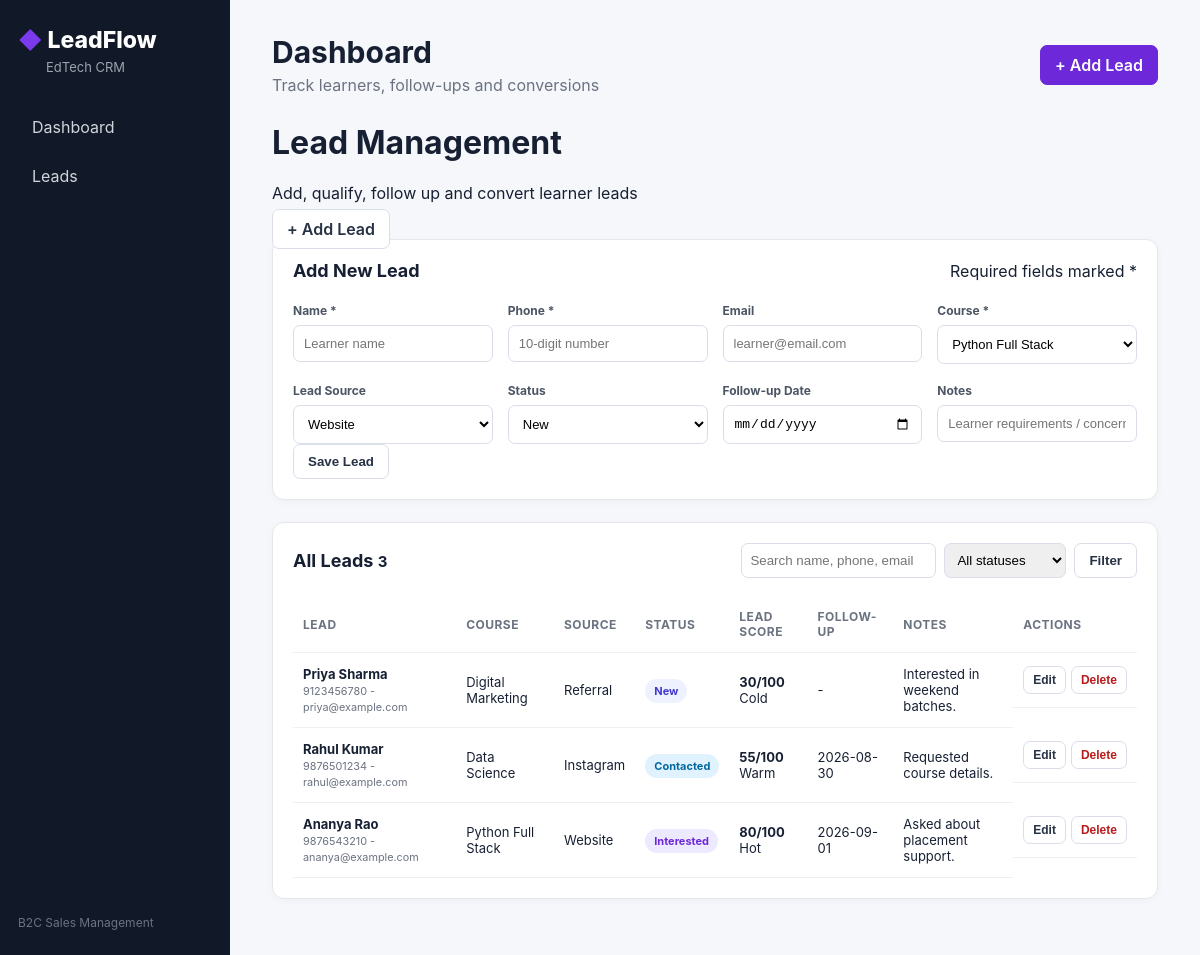
Page /leads on the committed database.
### tables this page shows
CREATE TABLE leads (
            id INTEGER PRIMARY KEY AUTOINCREMENT,
            name TEXT NOT NULL,
            phone TEXT NOT NULL,
            email TEXT,
            course TEXT NOT NULL,
            source TEXT,
            status TEXT NOT NULL DEFAULT 'New',
            follow_up TEXT,
            notes TEXT,
            created_at TEXT NOT NULL
        );

### app.py (the view)
@app.route("/leads")
def leads():
    search = request.args.get("search", "").strip()
    status = request.args.get("status", "").strip()
    conn = get_db()
    query = "SELECT * FROM leads WHERE 1=1"
    params = []
    if search:
        query += " AND (name LIKE ? OR phone LIKE ? OR email LIKE ? OR course LIKE ?)"
        term = f"%{search}%"
        params += [term, term, term, term]
    if status:
        query += " AND status=?"
        params.append(status)
    query += " ORDER BY id DESC"
    rows = conn.execute(query, params).fetchall()
    rows = [dict(row) for row in rows]
    for lead in rows:
        lead["score"], lead["category"] = calculate_lead_score(lead)
    conn.close()
    return render_template("leads.html", leads=rows, statuses=STATUSES,
                           courses=COURSES, search=search, selected_status=status)

### app.py (called while the page is built)
def calculate_lead_score(lead):
    score = 0
    status_points = {
        "New": 20,
        "Contacted": 35,
        "Interested": 60,
        "Follow-up": 75,
        "Converted": 100,
        "Not Interested": 5
    }
    score += status_points.get(lead["status"], 0)
    if lead["follow_up"]:
        score += 15
    if lead["source"] == "Referral":
        score += 10
    elif lead["source"] in ["Website", "Instagram", "LinkedIn"]:
        score += 5
    score = min(score, 100)
    if score >= 80:
        category = "Hot"
    elif score >= 50:
        category = "Warm"
    else:
        category = "Cold"
    return score, category

def get_db():
    conn = sqlite3.connect(DB)
    conn.row_factory = sqlite3.Row
    return conn

### templates/leads.html (shortened to what this page needs)
{% extends "base.html" %}
{% block content %}
<div class="page-header">
    <div>
        <h1>Lead Management</h1>
        <p>Add, qualify, follow up and convert learner leads</p>
    </div>
    <a href="/leads/add" class="btn">
        + Add Lead
    </a>
</div>
<section class="panel">
    <div class="panel-head">
        <h2>Add New Lead</h2>
        <span>Required fields marked *</span>
    </div>
    <form method="POST" action="/leads/add">
        <div class="form-grid">
            <div>
                <label>Name *</label>
                <input
                    type="text"
                    name="name"
                    placeholder="Learner name"
                    required
                >
            </div>
            <div>
                <label>Phone *</label>
                <input
                    type="text"
                    name="phone"
                    placeholder="10-digit number"
                    required
                >
            </div>
            <div>
                <label>Email</label>
                <input
                    type="email"
                    name="email"
                    placeholder="learner@email.com"
                >
            </div>
            <div>
                <label>Course *</label>
                <select name="course" required>
                    {% for course in courses %}
                        <option value="{{ course }}">
                            {{ course }}
                        </option>
                    {% endfor %}
                </select>
            </div>
            <div>
                <label>Lead Source</label>
                <select name="source">
                    <option value="Website">Website</option>
                </select>
            </div>
            <div>
                <label>Status</label>
                <select name="status">
                    {% for s in statuses %}
                        <option value="{{ s }}">
                            {{ s }}
                        </option>
                    {% endfor %}
                </select>
            </div>
            <div>
                <label>Follow-up Date</label>
                <input
                    type="date"
                    name="follow_up"
                >
            </div>
            <div>
                <label>Notes</label>
                <input
                    type="text"
                    name="notes"
                    placeholder="Learner requirements / concerns"
                >
            </div>
        </div>
        <button class="btn" type="submit">
            Save Lead
        </button>
    </form>
</section>
<section class="panel">
    <div class="panel-head">
        <h2>All Leads <small>{{ leads|length }}</small></h2>
        <form class="filters" method="GET">
            <input
                type="text"
                name="search"
                placeholder="Search name, phone, email"
                value="{{ search or '' }}"
            >
            <select name="status">
                <option value="">
                    All statuses
                </option>
            </select>
            <button class="btn" type="submit">
                Filter
            </button>
        </form>
    </div>
    <div class="table-wrap">
        <table>
            <thead>
                <tr>
                    <th>Lead</th>
                    <th>Course</th>
                    <th>Source</th>
                    <th>Status</th>
                    <th>Lead Score</th>
                    <th>Follow-up</th>
                    <th>Notes</th>
                    <th>Actions</th>
                </tr>
            </thead>
            <tbody>
                {% for lead in leads %}
                <tr>
                    <td>
                        <strong>
                            {{ lead.name }}
                        </strong>
                        <br>
                        <small>
                            {{ lead.phone }}
                            {% if lead.email %}
                                - {{ lead.email }}
                            {% endif %}
                        </small>
                    </td>
                    <td>
                        {{ lead.course }}
                    </td>
                    <td>
                        {{ lead.source or '-' }}
                    </td>
                    <td>
                        <span
                            class="status {{ lead.status|lower|replace(' ', '-') }}"
                        >
                            {{ lead.status }}
                        </span>
                    </td>
                    <td>
                        <strong>
                            {{ lead.score }}/100
                        </strong>
                        <br>
                        <span
                            class="score {{ lead.category|lower }}"
                        >
                            {{ lead.category }}
                        </span>
                    </td>
                    <td>
                        {{ lead.follow_up or '-' }}
                    </td>
                    <td class="notes">
                        {{ lead.notes or '-' }}
                    </td>
                    <td class="actions">
                        <button
                            class="btn small"
                            type="button"
                            onclick='editLead({{ lead|tojson }})'
                        >
                            Edit
                        </button>
                        <form
                            method="POST"
                            action="{{ url_for('delete_lead', lead_id=lead.id) }}"
                            onsubmit="return confirm('Delete this lead?');"
                            style="display:inline;"
                        >
                            <button
                                class="btn small danger"
                                type="submit"
                            >
                                Delete
                            </button>
                        </form>
                    </td>
                </tr>
                {% endfor %}
            </tbody>
        </table>
    </div>
</section>
{% endblock %}

### static/style.css (style rules this page uses)
* { box-sizing:border-box }
body { margin:0;font-family:Inter,Segoe UI,Arial,sans-serif;background:#f5f7fb;color:#172033 }
.btn { border:1px solid #d9dee8;background:#fff;color:#273244;border-radius:7px;padding:9px 14px;cursor:pointer;text-decoration:none;font-weight:600 }
.btn.small { padding:6px 9px;font-size:12px }
.btn.danger { color:#b91c1c }
.card,.panel { background:#fff;border:1px solid #e5e7eb;border-radius:12px;padding:20px;box-shadow:0 2px 8px #00000008 }
.panel { margin-bottom:22px }
.panel-head { display:flex;align-items:center;justify-content:space-between;margin-bottom:18px }
.panel-head h2 { margin:0;font-size:18px }
.table-wrap { overflow-x:auto }
table { width:100%;border-collapse:collapse;font-size:13px }
th,td { text-align:left;padding:13px 10px;border-bottom:1px solid #edf0f4;vertical-align:middle }
th { color:#6b7280;font-size:12px;text-transform:uppercase;letter-spacing:.04em }
td small { color:#6b7280 }
.status { padding:5px 9px;border-radius:20px;background:#eef2ff;color:#4338ca;font-size:11px;font-weight:700;white-space:nowrap }
.status.interested { background:#ede9fe;color:#6d28d9 }
.status.contacted { background:#e0f2fe;color:#0369a1 }
.form-grid { display:grid;grid-template-columns:repeat(4,1fr);gap:15px }
.form-grid label { font-size:12px;font-weight:700;color:#4b5563 }
.form-grid input,.form-grid select { display:block;width:100%;margin-top:6px;padding:10px;border:1px solid #d9dee8;border-radius:7px;background:#fff;font-size:13px }
.filters { display:flex;gap:8px }
.filters input,.filters select { padding:8px;border:1px solid #d9dee8;border-radius:7px }
.actions { display:flex;gap:5px }
.actions form { display:inline }
.notes { max-width:180px }

### rows in the picture
leads: name "Priya Sharma", phone "9123456780", email "priya@example.com", course "Digital Marketing", source "Referral", status "New", score "30", category "Cold", follow_up "-", notes "Interested in weekend batches."
leads: name "Rahul Kumar", phone "9876501234", email "rahul@example.com", course "Data Science", source "Instagram", status "Contacted", score "55", category "Warm", follow_up "2026-08-30", notes "Requested course details."
leads: name "Ananya Rao", phone "9876543210", email "ananya@example.com", course "Python Full Stack", source "Website", status "Interested", score "80", category "Hot", follow_up "2026-09-01", notes "Asked about placement support."

### other values in the picture
{{ leads|length }} "3"
form field course "Python Full Stack"
form field status "New"
